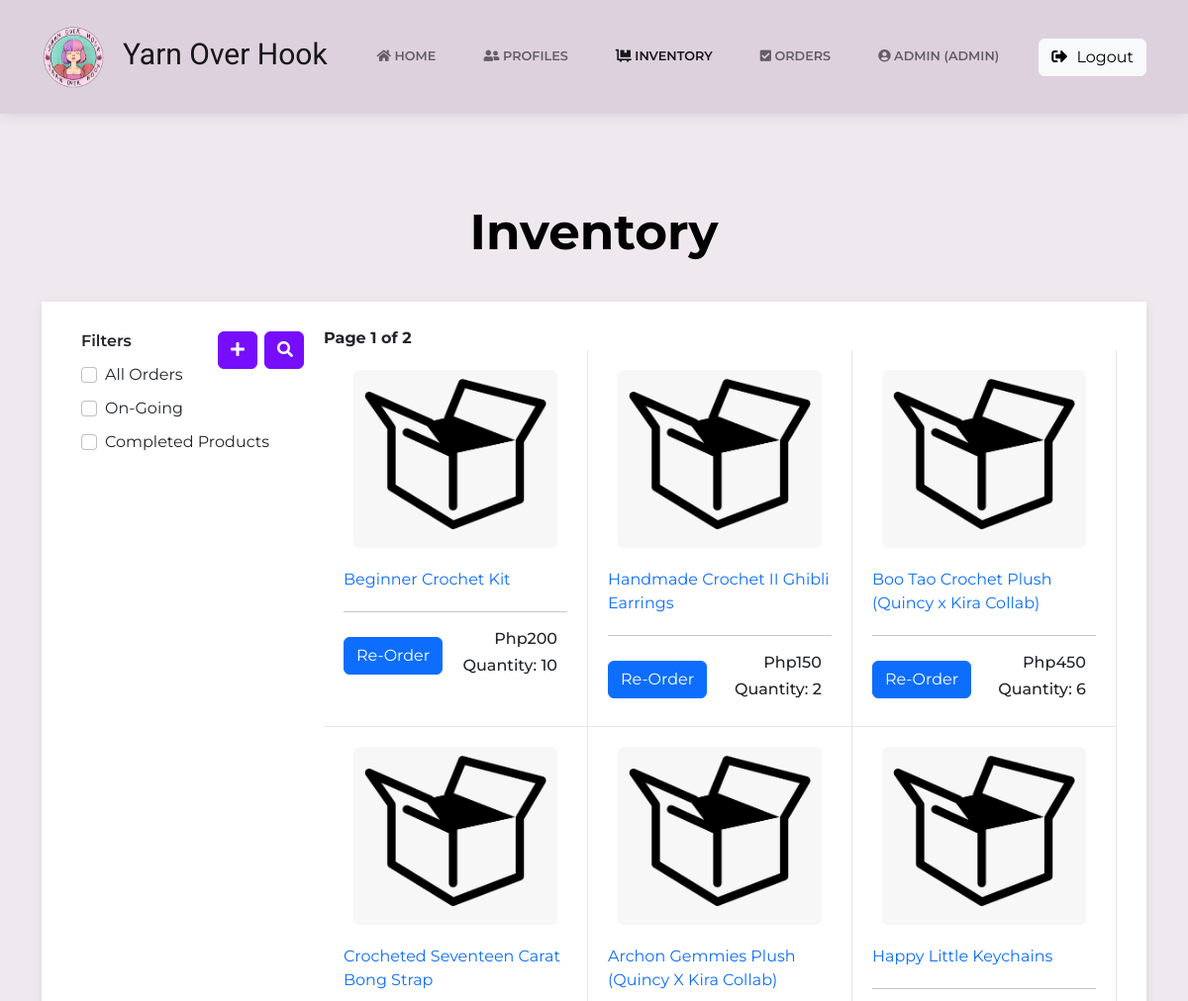
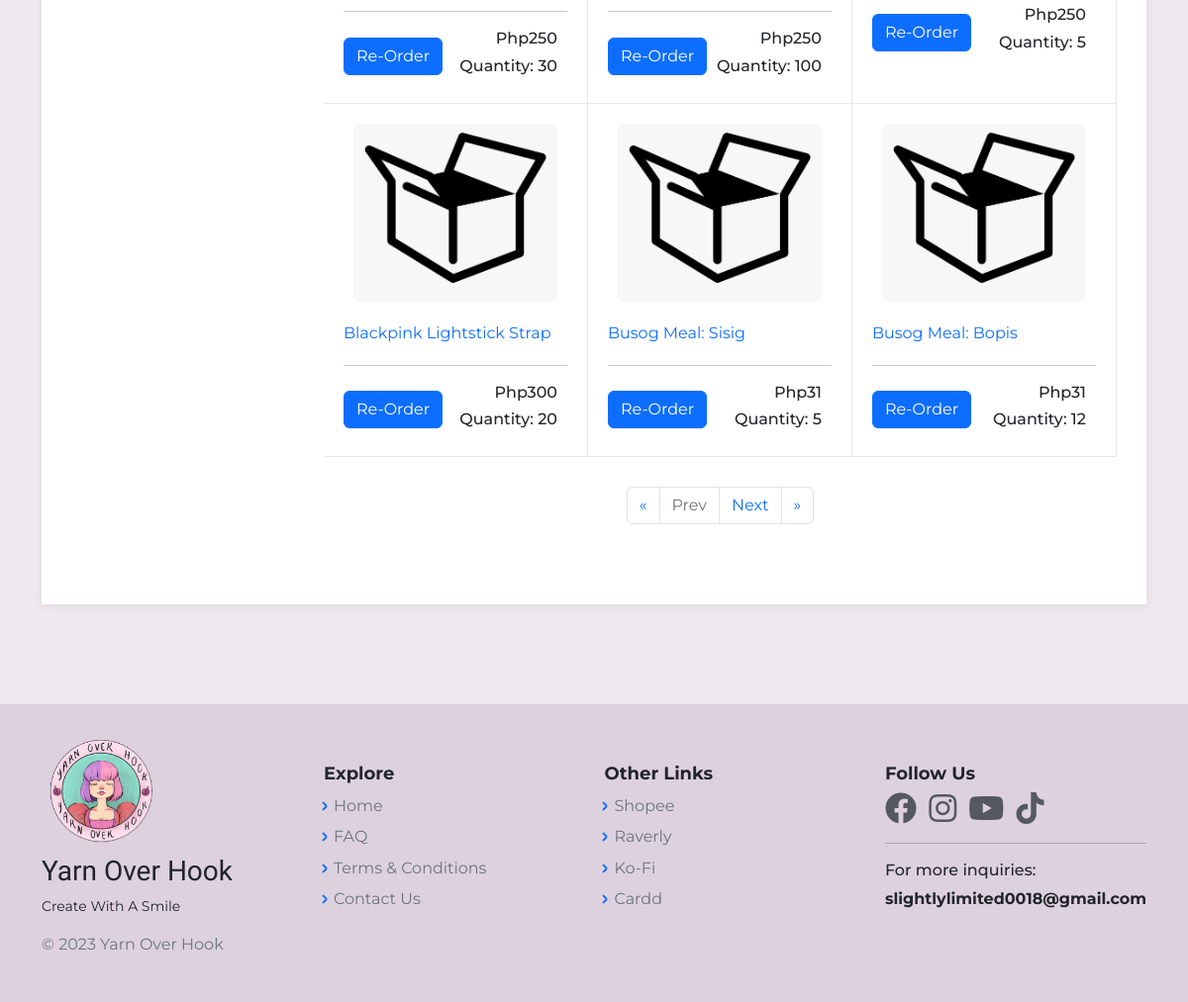
/Inventory.php (signed in), run on an earlier commit of the app's database (2 pictures, top to bottom).
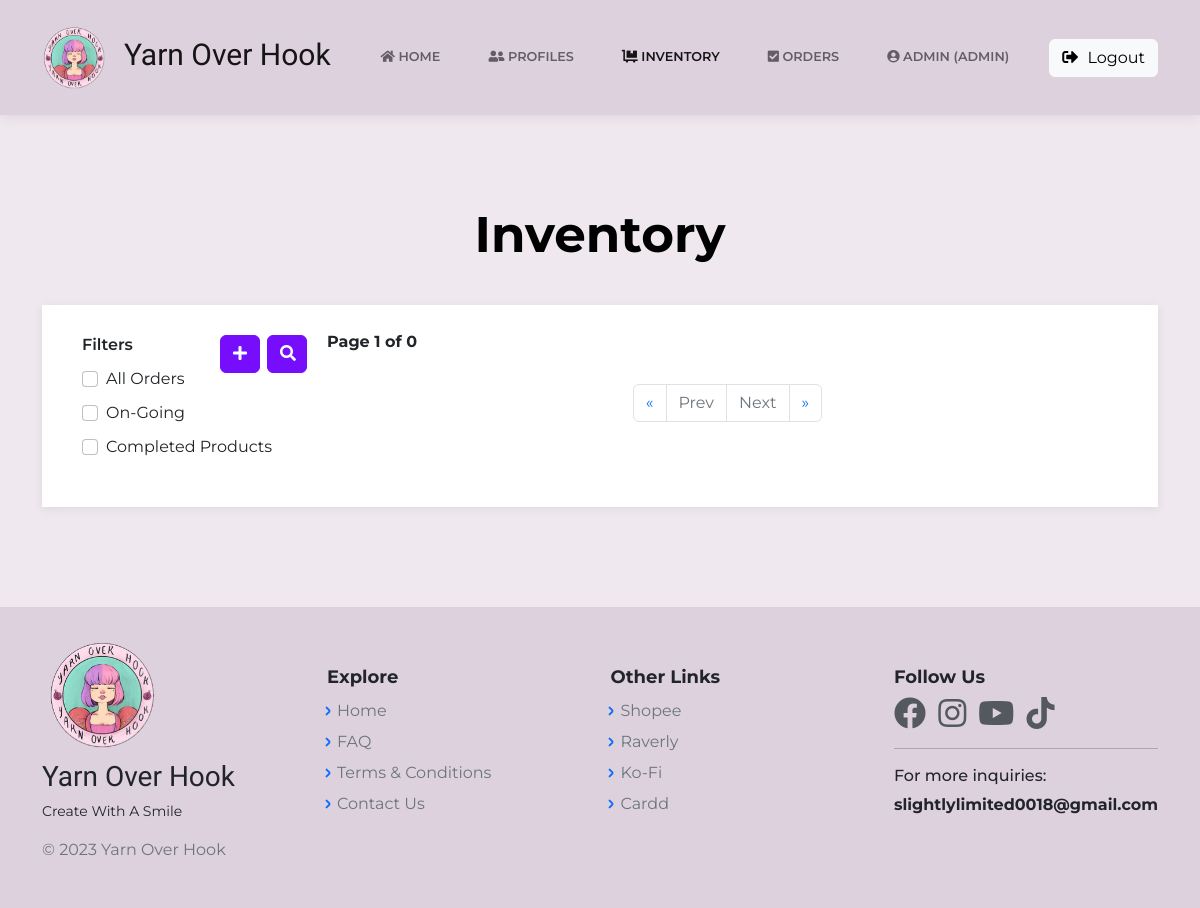
And on a later commit of the database.
### tables this page shows
CREATE TABLE `inventory_db` (
  `id` bigint(20) NOT NULL,
  `ItemID` bigint(20) NOT NULL,
  `ItemName` varchar(50) NOT NULL,
  `ItemQuantity` int(12) NOT NULL
);

### Inventory.php (the view, shortened to what this page needs)
<?php
    include("includes/dbh.inc.php");
    if (isset($_GET['page'])) {
        $page = $_GET['page'];
    } else {
        $page = 1;
    }
    $no_of_records_per_page = 9;
    $offset = ($page-1) * $no_of_records_per_page;
    $total_pages_sql = "SELECT COUNT(*) FROM inventory_db";
    $result = mysqli_query($con, $total_pages_sql);
    $total_rows = mysqli_fetch_array($result)[0];
    $total_pages = ceil($total_rows / $no_of_records_per_page);
    $sql = "SELECT * FROM inventory_db LIMIT $offset, $no_of_records_per_page";
    $res_data = mysqli_query($con, $sql);
    $items = mysqli_fetch_all($res_data, MYSQLI_ASSOC);
    require 'layouts/Header.php';
?>
<body class="d-flex flex-column min-vh-100">
<?php require 'layouts/nav.php';?>
    <main class="page catalog-page">
        <section class="clean-block clean-catalog dark" style="background-color:#efe9ef;">
            <div class="container">
                <div class="block-heading" >
                <h2 style="margin:40px; color: black;font-size: 50px;font-weight: bold;">Inventory</h2>
                </div>
                <div class="content">
                    <div class="row">
                    <div class="col-md-3">
                            <div class="d-none d-md-block">
                                <div class="filters">
                                    <div class="float-start float-md-end mt-5 mt-md-0 search-area" style="margin-left: 14px;margin-right: -4px;">
                                        <div class="float-start float-md-end mt-5 mt-md-0 search-area"></div><a class="btn btn-primary" role="button" style="text-align: center;width: 40px;margin-left: 7px;border-color: rgb(119,13,253);background: rgb(119,13,253);" data-bs-target="AddInventoryItem.php" href="AddInventoryItem.php"><i class="fas fa-plus" style="text-align: center;"></i></a><a class="btn btn-primary" role="button" style="text-align: center;width: 40px;margin-left: 7px;border-color: rgb(119,13,253);background: rgb(119,13,253);" data-bs-target="AddCustomerProf.php" href=""><i class="fas fa-search" style="text-align: center;"></i></a>
                                    </div>
                                    <div class="filter-item">
                                        <h3>Filters</h3>
                                        <div class="form-check"><input type="checkbox" class="form-check-input" id="formCheck-1"><label class="form-label form-check-label" for="formCheck-1">All Orders</label></div>
                                        <div class="form-check"><input type="checkbox" class="form-check-input" id="formCheck-2"><label class="form-label form-check-label" for="formCheck-2">On-Going&nbsp;</label></div>
                                        <div class="form-check"><input type="checkbox" class="form-check-input" id="formCheck-3"><label class="form-label form-check-label" for="formCheck-3">Completed Products</label></div>
                                    </div>
                                </div>
                            </div>
                        </div>
                        <div class="col-md-9">
                            <div class="products" style="margin-top: -5px;">
                                <strong>Page <?php echo $page." of ".$total_pages; ?></strong>
                                <div class="row g-0">
                                    <?php foreach($items as $item): ?>
                                        <div class="col-12 col-md-6 col-lg-4">
                                            <div class="clean-product-item">
                                                <a href="EditInventoryItem.php?id=<?php echo $item['ItemID'] ?>">
                                                    <div class="image"><img class="img-fluid d-block mx-auto rounded" src="<?php echo $item['ItemImg']; ?>" title="<?php echo $item['ItemName']; ?>" alt="<?php echo $item['ItemName']; ?>"></div>
                                                </a>
                                                <a href="EditInventoryItem.php?id=<?php echo $item['ItemID'] ?>" style="text-decoration: none;">
                                                    <div class="product-name"><?php echo $item['ItemName']; ?></div>
                                                </a>
                                                <hr>
                                                <div class="about">
                                                    <a href="ReOrderPoint.php?id=<?php echo $item['ItemID'] ?>"><button class="btn btn-primary float-start" type="button">Re-Order</button></a>
                                                    <div class="price">
                                                        <h6>Php<?php echo $item['ItemPrice']; ?></h6>
                                                        <h6>Quantity: <?php echo $item['ItemQty']; ?></h6>
                                                    </div>
                                                </div>
                                            </div>
                                        </div>
                                    <?php endforeach; ?>
                                </div>
                                <nav style="margin-bottom: 15px;margin-top: 10px;">
                                    <ul class="pagination">
                                        <li class="page-item"><a class="page-link" aria-label="Previous" href="?page=1"><span aria-hidden="true">«</span></a></li>
                                        <li class="page-item <?php if($page <= 1){ echo 'disabled'; } ?>">
                                            <a class="page-link" href="<?php if($page <= 1){ echo '#'; } else { echo "?page=".($page - 1); } ?>">Prev</a>
                                        </li>
                                        <li class="page-item <?php if($page >= $total_pages){ echo 'disabled'; } ?>">
                                            <a class="page-link" href="<?php if($page >= $total_pages){ echo '#'; } else { echo "?page=".($page + 1); } ?>">Next</a>
                                        </li>
                                        <li class="page-item"><a class="page-link" aria-label="Next" href="?page=<?php echo $total_pages; ?>"><span aria-hidden="true">»</span></a></li>
                                    </ul>
                                </nav>
                            </div>
                        </div>
                    </div>
                </div>
            </div>
        </section>
    </main>
<?php require 'layouts/Footer.php';?>

### layouts/Header.php (shortened to what this page needs)
<!DOCTYPE html>
    <html lang="en">
    <head>
        <link rel="stylesheet" href="assets/bootstrap/css/bootstrap.min.css">
        <link rel="stylesheet" href="https://use.fontawesome.com/releases/v5.14.0/css/all.css">
        <link rel="stylesheet" href="https://cdnjs.cloudflare.com/ajax/libs/OwlCarousel2/2.3.4/assets/owl.carousel.min.css" />
        <link rel="stylesheet" href="https://cdnjs.cloudflare.com/ajax/libs/OwlCarousel2/2.3.4/assets/owl.theme.default.min.css" />
        <link rel="stylesheet" href="https://cdn.jsdelivr.net/npm/pace-js@latest/pace-theme-default.min.css">
        <link href="https://cdnjs.cloudflare.com/ajax/libs/sweetalert/1.1.3/sweetalert.css" rel="stylesheet" />
        <link rel="stylesheet" href="assets/css/main.css">
        <link rel="stylesheet" href="assets/css/minimal.css">
        <link rel="stylesheet" href="assets/css/animate.min.css">
        <link rel="stylesheet" href="assets/fonts/simple-line-icons.min.css">
        <link rel="stylesheet" href="assets/css/Animated-Pretty-Product-List-v12-Animated-Pretty-Product-List.css">
        <link rel="stylesheet" href="assets/css/ProdListDesign.css">
        <link rel="stylesheet" href="assets/css/Login-with-overlay-image.css">
        <link rel="stylesheet" href="assets/css/LoginOverlay.css">
        <link rel="stylesheet" href="assets/css/modal.css">
        <link rel="stylesheet" href="assets/css/Profile-Card.css">
        <link rel="stylesheet" href="assets/css/Profile-Edit-Form-styles.css">
        <link rel="stylesheet" href="assets/css/Profile-Edit-Form.css">
        <link rel="stylesheet" href="assets/css/ProfileEdit1.css">
        <link rel="stylesheet" href="assets/css/ProfileEdit2.css">
        <link rel="stylesheet" href="assets/css/ProfileEdit3.css">
        <link rel="stylesheet" href="assets/css/SearchCSS.css">
        <link rel="stylesheet" href="assets/css/Search-Input-responsive.css">
        <link rel="stylesheet" href="assets/css/styleA.css">
        <link rel="stylesheet" href="assets/css/vanilla-zoom.min.css">
    </head>

### layouts/Nav.php (shortened to what this page needs)
<header>
    <nav class="navbar navbar-light navbar-expand-lg fixed-top clean-navbar">
        <div class="container">
        <a class="navbar-brand logo mx-auto" href="HomePage.php" style="padding-left: 55px;padding-right: 0px;margin-right: 44px;font-size: 30px;font-family: Alata, sans-serif;">
        <img width="70" style="padding-left: 0px;margin-left: -58px;padding-bottom: 0px;" src="assets/img/LOGOEXAMPLE.png" title="Yarn Over Hook" alt="Yarn Over Hook">&nbsp; Yarn Over Hook</a>
            <div class="collapse navbar-collapse my-2" id="navcol-1">
            <?php
                if (isset($_SESSION['cust_id']) && $_SESSION['user_rank'] == 'user'){
                    echo '<ul class="navbar-nav ms-auto">
                    <li class="nav-item"><a class="nav-link" href="HomePage.php"><i class="fas fa-home"></i> Home</a></li>
                    <li class="nav-item"><a class="nav-link" href="ProfileAccntView.php"><i class="fas fa-user-friends"></i> Profiles</a></li>
                    <li class="nav-item"><a class="nav-link" href="OrderPageCust.php"><i class="fas fa-check-square"></i> Orders</a></li>
                    <li class="nav-item"><a class="nav-link" href="#"><i class="fas fa-user-circle"></i> '.$_SESSION['cust_name'].'</a></li>
                    <form class="form-inline" action="includes/logout.inc.php" method="POST">
                        <button class="btn btn-light my-3 my-sm-0" id="logout" name="logout" type="submit"> <i class="fas fa-sign-out-alt"></i> Logout</button>
                    </form>
                    </ul>';
                } else if (isset($_SESSION['cust_id']) && $_SESSION['user_rank'] == 'admin') {
                    echo '<ul class="navbar-nav ms-auto">
                    <li class="nav-item"><a class="nav-link" href="HomePage.php"><i class="fas fa-home"></i> Home</a></li>
                    <li class="nav-item"><a class="nav-link" href="CustomerProfileListAdmin.php"><i class="fas fa-user-friends"></i> Profiles</a></li>
                    <li class="nav-item"><a class="nav-link" href="Inventory.php"><i class="fas fa-dolly-flatbed"></i> Inventory</a></li>
                    <li class="nav-item"><a class="nav-link" href="OrdersAdminView.php"><i class="fas fa-check-square"></i> Orders</a></li>
                    <li class="nav-item"><a class="nav-link" href="#"><i class="fas fa-user-circle"></i> '.$_SESSION['cust_name'].' ('.$_SESSION['user_rank'].')</a></li>
                    <form class="form-inline" action="includes/logout.inc.php" method="POST">
                        <button class="btn btn-light my-3 my-sm-0" id="logout" name="logout" type="submit"> <i class="fas fa-sign-out-alt"></i> Logout</button>
                    </form>
                    </ul>';
                }
            ?>
            </div>
        </div>
    </nav>
</header>

### layouts/Footer.php (shortened to what this page needs)
  <footer class="mt-auto page-footer">
    <div class="container">
   	  <div class="row">
        <div class="col-12 col-md-3">
        	<a href="#"><img class="mb-2" src="assets/img/LOGOEXAMPLE.png" width="120" alt="Yarn Over Hook" title="Yarn Over Hook"></a>
          <h3 style="font-family: Alata, sans-serif;">Yarn Over Hook</h3>
          <small class="d-block mb-3">Create With A Smile</small>
          <p class="d-block mb-3 text-muted">&copy; <?php echo date("Y"); ?> Yarn Over Hook</p>
        </div>
        <div class="col-6 col-md">
          <h5>Explore</h5>
          <ul class="list-unstyled text-small">
            <li class="mb-1"><a class="link-secondary text-decoration-none" href="HomePage.php">Home</a></li>
            <li class="mb-1"><a class="link-secondary text-decoration-none" href="FAQ.php">FAQ</a></li>
            <li class="mb-1"><a class="link-secondary text-decoration-none" href="#">Terms & Conditions</a></li>
            <li class="mb-1"><a class="link-secondary text-decoration-none" href="#">Contact Us</a></li>
          </ul>
        </div>
        <div class="col-6 col-md">
          <h5>Other Links</h5>
          <ul class="list-unstyled text-small">
            <li class="mb-1"><a class="link-secondary text-decoration-none" target="_blank" href="https://shopee.ph/y.o.h.plus">Shopee</a></li>
            <li class="mb-1"><a class="link-secondary text-decoration-none" target="_blank" href="https://www.ravelry.com/people/yohplus">Raverly</a></li>
            <li class="mb-1"><a class="link-secondary text-decoration-none" target="_blank" href="https://ko-fi.com/yohplus/link/CHONKY10">Ko-Fi</a></li>
            <li class="mb-1"><a class="link-secondary text-decoration-none" target="_blank" href="https://yohplus.carrd.co">Cardd</a></li>
          </ul>
        </div>
        <div class="col-12 col-md">
        <h5>Follow Us</h5>
          <div class="ft-soc">
  				  <a href="https://www.facebook.com/y.o.h.plus" target="_blank"> <i class="fab fa-facebook fa-2x me-2"></i></a>
            <a href="https://www.instagram.com/y.o.h.plus" target="_blank"> <i class="fab fa-instagram fa-2x me-2"></i></a>
  				  <a href="https://www.youtube.com/channel/UCSxg8KwMRQxEk8v5vjpXKcg" target="_blank"> <i class="fab fa-youtube fa-2x me-2"></i></a>
            <a href="https://vt.tiktok.com/ZScNM2Lx" target="_blank"> <i class="fab fa-tiktok fa-2x me-2"></i></a>
          </div><hr>
        <h6>For more inquiries:</h6>
        <strong>slightlylimited0018@gmail.com</strong>
    </footer>
    </body>
</html>

### assets/css/main.css (style rules this page uses)
body { background-color: #efe9ef !important; padding-top: 85px; }
footer { background-color: #ddd1de !important; padding: 30px; }
nav { padding: 20px; }
.navbar { background-color: #ddd1de; }
.container { animation: transitionInContainer 0.50s; }

### assets/css/Profile-Edit-Form-styles.css (style rules this page uses)
hr { height: 2px; }

### assets/css/Profile-Edit-Form.css (style rules this page uses)
hr { height: 2px; }

### assets/css/ProfileEdit1.css (style rules this page uses)
hr { height: 2px; }

### assets/css/ProfileEdit2.css (style rules this page uses)
hr { height: 2px; }

### assets/css/SearchCSS.css (style rules this page uses)
.search-area { display: inline-block; }

### assets/css/Search-Input-responsive.css (style rules this page uses)
.search-area { display: inline-block; }

What changed in the data, as far as the page shows it:
removed inventory_db: ItemImg (placeholder picture), ItemName "Beginner Crochet Kit", ItemPrice "200", ItemQty "10"
removed inventory_db: ItemImg (placeholder picture), ItemName "Handmade Crochet II Ghibli Earrings", ItemPrice "150", ItemQty "2"
removed inventory_db: ItemImg (placeholder picture), ItemName "Boo Tao Crochet Plush (Quincy x Kira Collab)", ItemPrice "450", ItemQty "6"
removed inventory_db: ItemImg (placeholder picture), ItemName "Crocheted Seventeen Carat Bong Strap", ItemPrice "250", ItemQty "30"
removed inventory_db: ItemImg (placeholder picture), ItemName "Archon Gemmies Plush (Quincy X Kira Collab)", ItemPrice "250", ItemQty "100"
removed inventory_db: ItemImg (placeholder picture), ItemName "Happy Little Keychains", ItemPrice "250", ItemQty "5"
removed inventory_db: ItemImg (placeholder picture), ItemName "Blackpink Lightstick Strap", ItemPrice "300", ItemQty "20"
removed inventory_db: ItemImg (placeholder picture), ItemName "Busog Meal: Sisig", ItemPrice "31", ItemQty "5"
removed inventory_db: ItemImg (placeholder picture), ItemName "Busog Meal: Bopis", ItemPrice "31", ItemQty "12"
Also different on the page:
$total_pages: "2" → "0"
